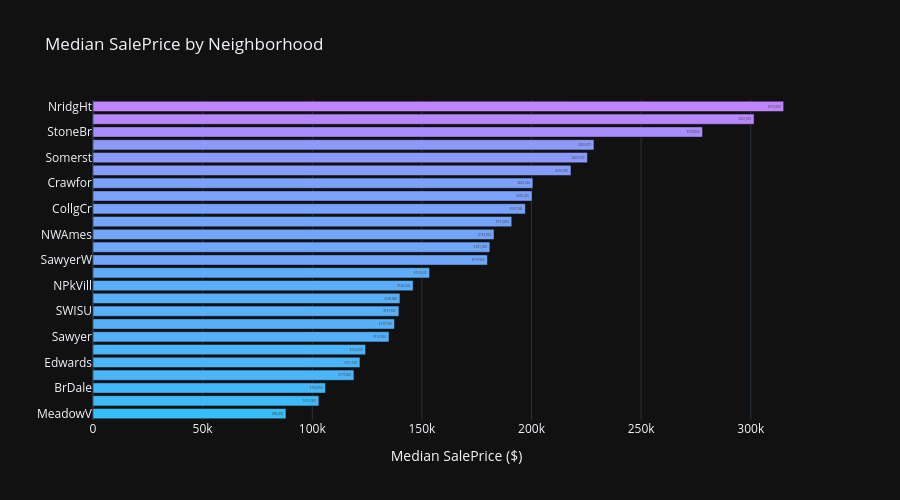

Here is the notebook cell this chart was saved with:
### Code cell
neighborhood_stats = (
    df.groupby("Neighborhood")[TARGET]
    .agg(["median", "count"])
    .sort_values("median", ascending=True)
    .reset_index()
)

fig = px.bar(
    neighborhood_stats,
    x="median",
    y="Neighborhood",
    orientation="h",
    title="Median SalePrice by Neighborhood",
    labels={"median": "Median SalePrice ($)", "Neighborhood": ""},
    color="median",
    color_continuous_scale=["#38bdf8", "#c084fc"],
    text_auto="$,.0f",
)
fig.update_layout(height=500, coloraxis_showscale=False)
fig.show()

### Figure 1 — Plotly figure (JSON) as saved in the notebook; plotly's stock layout.template omitted (floating-point values rounded to 4 significant figures)
{"data": [{"hovertemplate": "Median SalePrice ($)=%{marker.color}<br>=%{y}<extra></extra>", "legendgroup": "", "marker": {"color": [88000.0, 103000.0, 106000.0, 119000.0, 121800.0, 124300.0, 135000.0, 137500.0, 139500.0, 140000.0, 146000.0, 153500.0, 179900.0, 181000.0, 182900.0, 191000.0, 197200.0, 200200.0, 200600.0, 218000.0, 225500.0, 228500.0, 278000.0, 301500.0, 315000.0], "coloraxis": "coloraxis", "pattern": {"shape": ""}}, "name": "", "orientation": "h", "showlegend": false, "textposition": "auto", "texttemplate": "%{x:$,.0f}", "type": "bar", "x": [88000.0, 103000.0, 106000.0, 119000.0, 121800.0, 124300.0, 135000.0, 137500.0, 139500.0, 140000.0, 146000.0, 153500.0, 179900.0, 181000.0, 182900.0, 191000.0, 197200.0, 200200.0, 200600.0, 218000.0, 225500.0, 228500.0, 278000.0, 301500.0, 315000.0], "xaxis": "x", "y": ["MeadowV", "IDOTRR", "BrDale", "OldTown", "Edwards", "BrkSide", "Sawyer", "Blueste", "SWISU", "NAmes", "NPkVill", "Mitchel", "SawyerW", "Gilbert", "NWAmes", "Blmngtn", "CollgCr", "ClearCr", "Crawfor", "Veenker", "Somerst", "Timber", "StoneBr", "NoRidge", "NridgHt"], "yaxis": "y"}], "layout": {"barmode": "relative", "coloraxis": {"colorbar": {"title": {"text": "Median SalePrice ($)"}}, "colorscale": [[0, "#38bdf8"], [1, "#c084fc"]], "showscale": false}, "height": 500, "legend": {"tracegroupgap": 0}, "title": {"text": "Median SalePrice by Neighborhood"}, "xaxis": {"anchor": "y", "domain": [0, 1], "title": {"text": "Median SalePrice ($)"}}, "yaxis": {"anchor": "x", "domain": [0, 1], "title": {"text": ""}}}}
